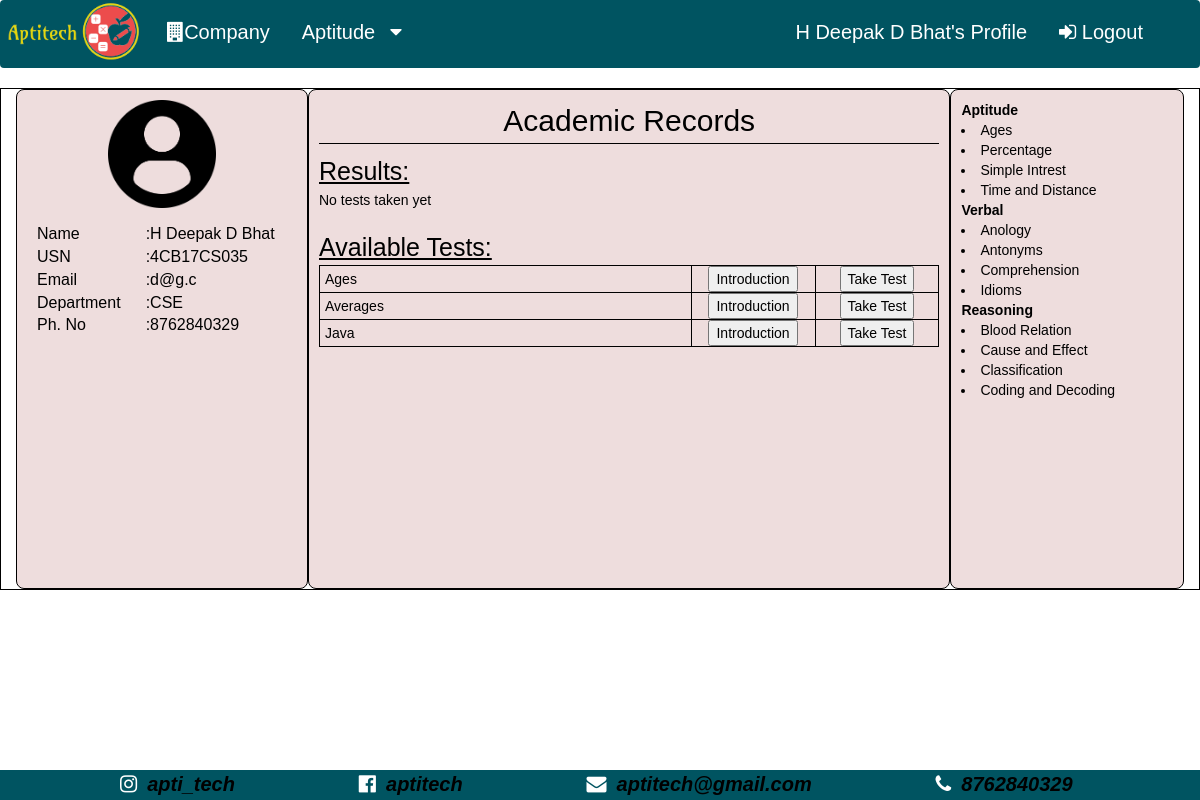
The page /WebPage/profile.php (signed in) on the database its author committed.
### tables this page shows
CREATE TABLE `student` (
  `usn` varchar(50) NOT NULL,
  `name` varchar(50) NOT NULL,
  `email` varchar(50) NOT NULL,
  `department` varchar(50) NOT NULL,
  `mobile_number` bigint(10) NOT NULL,
  `password` text NOT NULL
);

CREATE TABLE `topic` (
  `topic_id` int(200) NOT NULL,
  `cat_id` int(200) NOT NULL,
  `topic_name` varchar(50) NOT NULL,
  `max_time` int(100) NOT NULL,
  `intro_name` varchar(200) NOT NULL,
  `intro_type` varchar(200) NOT NULL,
  `introduction` blob NOT NULL,
  `no_of_questions` int(200) NOT NULL
);

### WebPage/php/student_result.php (called while the page is built, shortened)
<?php
include 'config.php';
if (isset($_SESSION['usn'])) {
    $usn = $_SESSION['usn'];
    $que = "SELECT * FROM result WHERE student_usn = '$usn'";
    $res_tests_taken = mysqli_query($con, $que);
}

### WebPage/php/remaining_tests.php (called while the page is built, shortened)
<?php
  include('config.php');
  if(isset($_SESSION['usn'])){
    $usn = $_SESSION['usn'];
    $query = "SELECT * FROM topic where topic_id not in (SELECT topic_id from result where student_usn = '$usn')";
    $remaining_test = mysqli_query($con, $query);
  }
?>

### WebPage/profile.php (the view, shortened to what this page needs)
<!DOCTYPE html>
<?php
include 'php/config.php';
$email = $_SESSION['email'];
$que = " SELECT * FROM student where email = '$email'";
$res = mysqli_query($con, $que);
$row = $res->fetch_assoc();
?>
<html lang="en">
<head>
  <link rel="stylesheet" href="https://maxcdn.bootstrapcdn.com/bootstrap/3.4.1/css/bootstrap.min.css">
  <link rel="stylesheet" href="css/profile.css">
</head>
<body>
<?php
include 'front.php';
?>
  <div class="container" style="float: left;">
    <div class="clmn left-grd " >
      <img class="profile-logo" src="img/profile_logo.png" alt="Profile Logo" >
      <table class="profile-table">
        <tr>
          <td>Name</td><td>:<?php echo $row['name'] ?></td>
        </tr>
        <tr>
          <td>USN</td><td>:<?php echo $row['usn'] ?></td>
        </tr>
        <tr>
          <td>Email</td><td>:<?php echo $row['email'] ?></td>
        </tr>
        <tr>
          <td>Department</td><td>:<?php echo $row['department'] ?></td>
        </tr>
        <tr>
          <td>Ph. No</td><td>:<?php echo $row['mobile_number'] ?></td>
        </tr>
      </table>
    </div>
    <div class="clmn center-grd ">
      <p id="center-heading-1">Academic Records</p>
      <div class="center-heading-2">Results:</div>
      <?php
include 'php/student_result.php';
if (mysqli_num_rows($res_tests_taken) == 0) {
    echo "<div class = 'no-test'>No tests taken yet</div>";
}
?>
      <div class="center-heading-2" style="padding-top: 20px;">Available Tests:</div>
      <?php
include 'php/remaining_tests.php';
if (mysqli_num_rows($remaining_test) == 0) {
    echo "<div class = 'no-test'>No new tests to be taken yet</div>";
} else {
    echo "
          <table class = 'result-table topic-remaining'>
          <form action ='TnC_test.php' method='POST'>
          ";
    while ($topics_remaining = $remaining_test->fetch_assoc()) {
        echo "<tr>
                <td class = 'brdr'>" . $topics_remaining['topic_name'] . "
                </td>
                <td class='brdr a-in-tbl'>
                  <button><a href='../Content/" . $topics_remaining['cat_id'] . "-" . $topics_remaining['topic_id'] . ".pdf' target='_blank' rel='noopener noreferrer'>Introduction</a></button>
                </td>
                <td class='brdr a-in-tbl'>
                  <button type='submit' value='" . $topics_remaining['cat_id'] . "-" . $topics_remaining['topic_id'] . "' name='submit-test'>Take Test</button>
                </td>
              </tr>";
    }
    echo "
          </table>
          </form>
          ";
}
?>
    </div>
      <div class="clmn right-grd ">
        <table class="topics">
          <tr><th><a href="#">Aptitude</a></th></tr>
          <tr><td><a href="#"><li>Ages</li></a></td></tr>
          <tr><td><a href="#"><li>Percentage</li></a></td></tr>
          <tr><td><a href="#"><li>Simple Intrest</li></a></td></tr>
          <tr><td><a href="#"><li>Time and Distance</li></a></td></tr>
          <tr><th><a href="#">Verbal</a></th></tr>
          <tr><td><a href="#"><li>Anology</li></a></td></tr>
          <tr><td><a href="#"><li>Antonyms</li></a></td></tr>
          <tr><td><a href="#"><li>Comprehension</li></a></td></tr>
          <tr><td><a href="#"><li>Idioms</li></a></td></tr>
          <tr><th><a href="#">Reasoning</a></th></tr>
          <tr><td><a href="#"><li>Blood Relation</li></a></td></tr>
          <tr><td><a href="#"><li>Cause and Effect</li></a></td></tr>
          <tr><td><a href="#"><li>Classification</li></a></td></tr>
          <tr><td><a href="#"><li>Coding and Decoding</li></a></td></tr>
        </table>
    </div>
  </div>
</body>
</html>

### WebPage/css/profile.css (style rules this page uses)
body { background-color: rgba(255, 255, 255, 0.822); }
.container { display: table; width: 100%; border: 1px solid black; text-decoration: none; color: black; }
.clmn { float: left; padding: 10px; border: 1px solid black; background-color: rgb(238, 221, 221); border-radius: 8px; height: 500px; }
.left-grd { width: 25%; text-align: center; }
.right-grd { width: 20%; }
.center-grd { width: 55%; }
.profile-logo { padding: 0 10%; width: 60%; margin-bottom: 15px; }
.profile-table { width: 100%; text-align: left; }
.profile-table tr td { text-align: left; padding-left: 10px; font-size: 16px; width: max-content; }
#center-heading-1 { text-align: center; font-size: 30px; border-bottom: 0.5px solid black; }
.center-heading-2 { font-size: 25px; text-decoration: underline; }
.brdr { border: 1px solid black; width: 500px; text-align: left; padding: 0 5px 0 5px; }
.topic-remaining { width: 100%; }
.topics tr th a, .topics tr td a li { text-decoration: none; color: black; }
.a-in-tbl { width: 20%; text-align: center; }
.a-in-tbl a { text-decoration: none; color: black; cursor: pointer; }

### WebPage/css/front.css (style rules this page uses)
body { margin: 0; font-family: Arial, Helvetica, sans-serif; background-color: white; }

### rows shown on the page
student: name "H Deepak D Bhat", usn "4CB17CS035", email "d@g.c", department "CSE", mobile_number "8762840329"
topic: topic_name "Ages", $topics_remaining['cat_id'] 1 (drawn)
topic: topic_name "Averages", $topics_remaining['cat_id'] 1 (drawn)
topic: topic_name "Java", $topics_remaining['cat_id'] 2 (drawn)

### other values the page prints
$_SESSION['name'] "H Deepak D Bhat"
